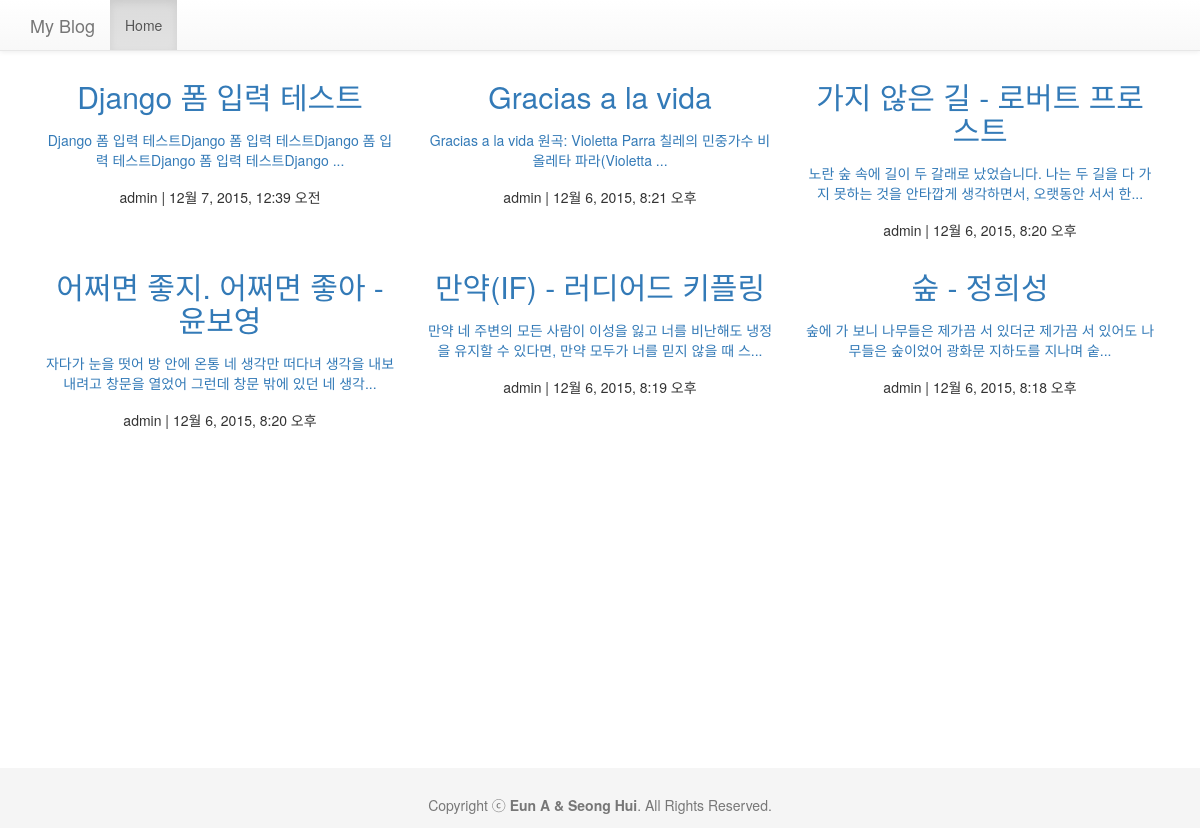
/blog/, run on an earlier commit of the app's database.
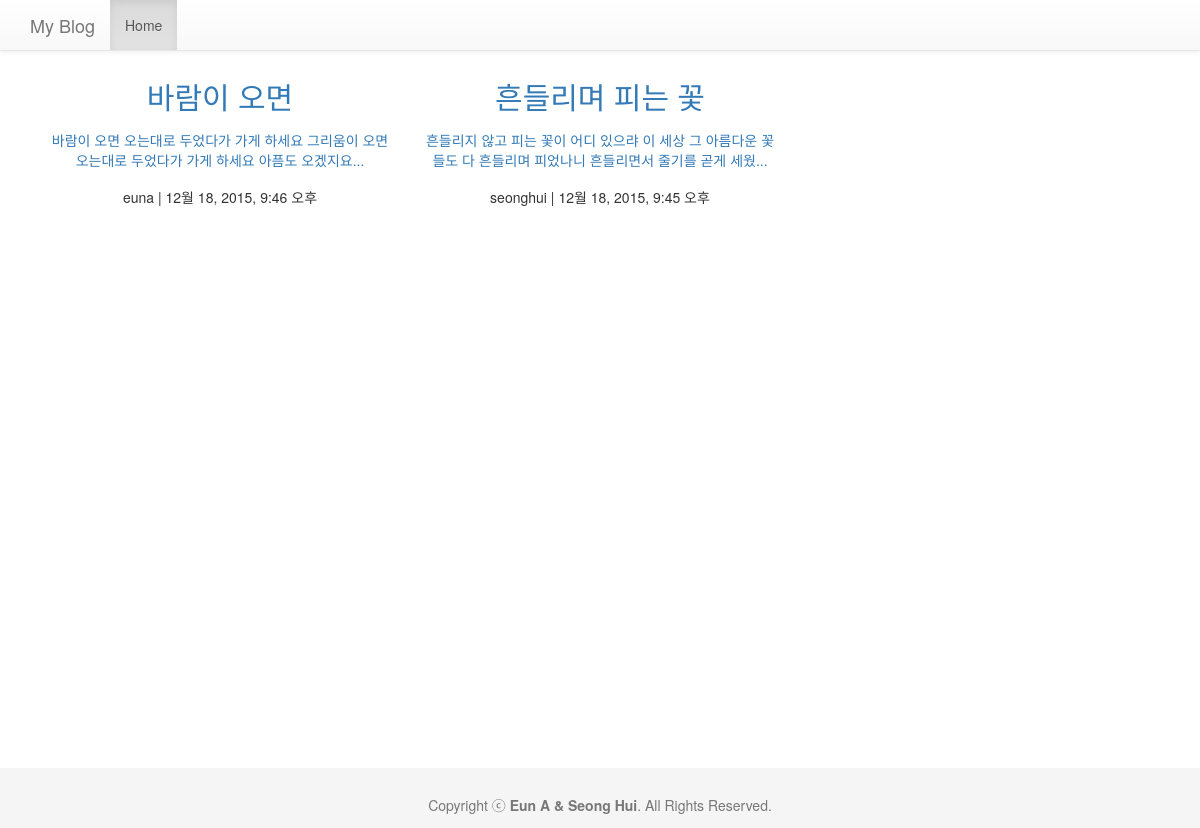
And on a later commit of the database.
### blog/models.py (models this page shows, shortened)
class Post(models.Model):
    author = models.ForeignKey('auth.User')
    subject = models.CharField(max_length=200)
    content = models.TextField()
    created_date = models.DateTimeField(default=timezone.now)

### blog/views.py (the view)
def index(request):
    post_list = Post.objects.all().order_by('-created_date')
    context = {'post_list': post_list}
    return render(request, 'blog/index.html', context)

### blog/templates/blog/index.html
{% extends "base_blog.html" %}
{% block blog_contents %}
{% if post_list %}
	{% for post in post_list %}
	    <div class="col-xs-6 col-lg-4">
		    <a href="{% url 'blog:content' post.id %}">
		      <h2>{{ post.subject }}</h2>
		      <p>{{ post.content|truncatechars:70 }}</p>
		    </a>
	      <p>{{ post.author }} | {{ post.created_date }}</p>
	    </div>
    {% endfor %}
{% else %}
    <div class="col-xs-6 col-lg-4">
      <h2>글이 없습니다.</h2>
    </div>
{% endif %}
{% endblock blog_contents %}

### templates/base_blog.html (shortened to what this page needs)
{% extends "base.html" %}
{% block contents %}
<nav class="navbar navbar-default navbar-fixed-top">
      <div class="container">
        <div class="navbar-header">
          <a class="navbar-brand" href="{% url 'blog:index' %}">My Blog</a>
        </div>
        <div id="navbar" class="collapse navbar-collapse">
          <ul class="nav navbar-nav">
            <li class="active"><a href="{% url 'blog:index' %}">Home</a></li>
          </ul>
        </div>
      </div>
    </nav>
<div class="container">
{% block blog_contents %}
{% endblock blog_contents %}
</div>
<footer class="footer">
  <div class="container">
    <p class="text-muted">Copyright ⓒ <strong>Eun A & Seong Hui</strong>. All Rights Reserved.</p>
  </div>
</footer>
{% endblock contents %}

### templates/base.html (shortened to what this page needs)
<!DOCTYPE html>
<html lang="ko">
  <head>
    <link rel="stylesheet" href="https://maxcdn.bootstrapcdn.com/bootstrap/3.3.2/css/bootstrap.min.css">
    <link rel="stylesheet" href="https://maxcdn.bootstrapcdn.com/bootstrap/3.3.2/css/bootstrap-theme.min.css">
    {% load static %}
    <link rel="stylesheet" href="{% static "mystyle.css" %}" />
  </head>
  <body>
{% block contents %}{% endblock %}
  </body>
</html>

### static/mystyle.css (style rules this page uses)
html { position: relative; min-height: 100%; }
body { margin-bottom: 60px; }
.footer { position: absolute; bottom: 0; width: 100%; height: 60px; background-color: #f5f5f5; }
body > .container { padding: 60px 15px 0; }
.container .text-muted { margin: 20px 0; }
.footer > .container { padding-right: 15px; padding-left: 15px; }

### templates/base.html (style rules this page uses)
* { text-align : center; }
p { padding-top:7px; }

What changed in the data, as far as the page shows it:
removed Post: subject "Django 폼 입력 테스트", content "Django 폼 입력 테스트Django 폼 입력 테스트Django 폼 입력 테스트Django 폼 입력 테스트Django ...", author "admin", created_date "12월 7, 2015, 12:39 오전"
removed Post: subject "Gracias a la vida", content "Gracias a la vida 원곡: Violetta Parra 칠레의 민중가수 비올레타 파라(Violetta ...", author "admin", created_date "12월 6, 2015, 8:21 오후"
removed Post: subject "가지 않은 길 - 로버트 프로스트", content "노란 숲 속에 길이 두 갈래로 났었습니다. 나는 두 길을 다 가지 못하는 것을 안타깝게 생각하면서, 오랫동안 서서 한...", author "admin", created_date "12월 6, 2015, 8:20 오후"
removed Post: subject "어쩌면 좋지. 어쩌면 좋아 - 윤보영", content "자다가 눈을 떳어 방 안에 온통 네 생각만 떠다녀 생각을 내보내려고 창문을 열었어 그런데 창문 밖에 있던 네 생각...", author "admin", created_date "12월 6, 2015, 8:20 오후"
removed Post: subject "만약(IF) - 러디어드 키플링", content "만약 네 주변의 모든 사람이 이성을 잃고 너를 비난해도 냉정을 유지할 수 있다면, 만약 모두가 너를 믿지 않을 때 스...", author "admin", created_date "12월 6, 2015, 8:19 오후"
removed Post: subject "숲 - 정희성", content "숲에 가 보니 나무들은 제가끔 서 있더군 제가끔 서 있어도 나무들은 숲이었어 광화문 지하도를 지나며 숱...", author "admin", created_date "12월 6, 2015, 8:18 오후"
added Post: subject "바람이 오면", content "바람이 오면 오는대로 두었다가 가게 하세요 그리움이 오면 오는대로 두었다가 가게 하세요 아픔도 오겠지요...", author "euna", created_date "12월 18, 2015, 9:46 오후"
added Post: subject "흔들리며 피는 꽃", content "흔들리지 않고 피는 꽃이 어디 있으랴 이 세상 그 아름다운 꽃들도 다 흔들리며 피었나니 흔들리면서 줄기를 곧게 세웠...", author "seonghui", created_date "12월 18, 2015, 9:45 오후"
